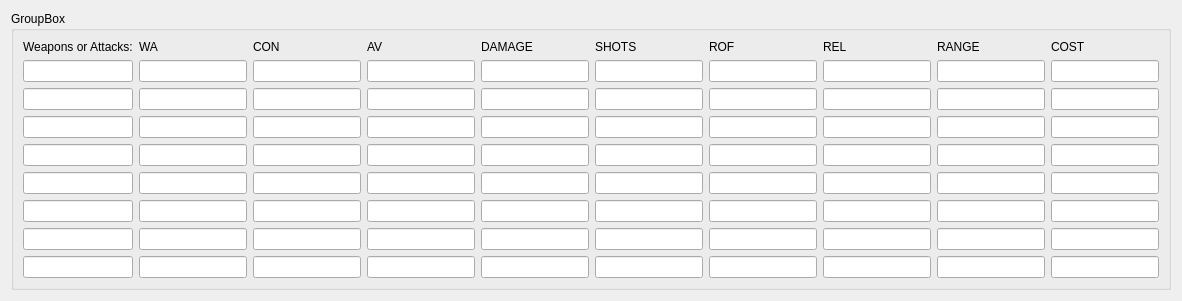
      <widget class="QWidget" name="tab_5">
       <attribute name="title">
        <string>Weapons / Attacks</string>
       </attribute>
       <layout class="QVBoxLayout" name="verticalLayout_6">
        <item>
         <widget class="QGroupBox" name="groupBox_6">
          <property name="title">
           <string>GroupBox</string>
          </property>
          <layout class="QGridLayout" name="gridLayout">
           <item row="1" column="1">
            <widget class="QLineEdit" name="lineEdit_118"/>
           </item>
           <item row="1" column="4">
            <widget class="QLineEdit" name="lineEdit_121"/>
           </item>
           <item row="4" column="8">
            <widget class="QLineEdit" name="lineEdit_98"/>
           </item>
           <item row="6" column="3">
            <widget class="QLineEdit" name="lineEdit_75"/>
           </item>
           <item row="6" column="1">
            <widget class="QLineEdit" name="lineEdit_58"/>
           </item>
           <item row="10" column="0">
            <widget class="QLineEdit" name="lineEdit_46"/>
           </item>
           <item row="0" column="0">
            <widget class="QLabel" name="label_20">
             <property name="maximumSize">
              <size>
               <width>16777215</width>
               <height>35</height>
              </size>
             </property>
             <property name="text">
              <string>Weapons or Attacks:</string>
             </property>
            </widget>
           </item>
           <item row="0" column="1">
            <widget class="QLabel" name="label_21">
             <property name="maximumSize">
              <size>
               <width>16777215</width>
               <height>35</height>
              </size>
             </property>
             <property name="text">
              <string>WA</string>
             </property>
            </widget>
           </item>
           <item row="0" column="4">
            <widget class="QLabel" name="label_44">
             <property name="maximumSize">
              <size>
               <width>16777215</width>
               <height>35</height>
              </size>
             </property>
             <property name="text">
              <string>DAMAGE</string>
             </property>
            </widget>
           </item>
           <item row="0" column="2">
            <widget class="QLabel" name="label_22">
             <property name="maximumSize">
              <size>
               <width>16777215</width>
               <height>35</height>
              </size>
             </property>
             <property name="text">
              <string>CON</string>
             </property>
            </widget>
           </item>
           <item row="10" column="5">
            <widget class="QLineEdit" name="lineEdit_51"/>
           </item>
           <item row="10" column="6">
            <widget class="QLineEdit" name="lineEdit_52"/>
           </item>
           <item row="6" column="8">
            <widget class="QLineEdit" name="lineEdit_80"/>
           </item>
           <item row="5" column="6">
            <widget class="QLineEdit" name="lineEdit_87"/>
           </item>
           <item row="5" column="0">
            <widget class="QLineEdit" name="lineEdit_68"/>
           </item>
           <item row="3" column="0">
            <widget class="QLineEdit" name="lineEdit_70"/>
           </item>
           <item row="4" column="0">
            <widget class="QLineEdit" name="lineEdit_69"/>
           </item>
           <item row="2" column="0">
            <widget class="QLineEdit" name="lineEdit_71"/>
           </item>
           <item row="6" column="9">
            <widget class="QLineEdit" name="lineEdit_81"/>
           </item>
           <item row="5" column="3">
            <widget class="QLineEdit" name="lineEdit_84"/>
           </item>
           <item row="5" column="1">
            <widget class="QLineEdit" name="lineEdit_82"/>
           </item>
           <item row="5" column="2">
            <widget class="QLineEdit" name="lineEdit_83"/>
           </item>
           <item row="5" column="5">
            <widget class="QLineEdit" name="lineEdit_86"/>
           </item>
           <item row="5" column="8">
            <widget class="QLineEdit" name="lineEdit_89"/>
           </item>
           <item row="5" column="4">
            <widget class="QLineEdit" name="lineEdit_85"/>
           </item>
           <item row="5" column="7">
            <widget class="QLineEdit" name="lineEdit_88"/>
           </item>
           <item row="4" column="1">
            <widget class="QLineEdit" name="lineEdit_91"/>
           </item>
           <item row="5" column="9">
            <widget class="QLineEdit" name="lineEdit_90"/>
           </item>
           <item row="4" column="5">
            <widget class="QLineEdit" name="lineEdit_95"/>
           </item>
           <item row="4" column="2">
            <widget class="QLineEdit" name="lineEdit_92"/>
           </item>
           <item row="4" column="4">
            <widget class="QLineEdit" name="lineEdit_94"/>
           </item>
           <item row="4" column="3">
            <widget class="QLineEdit" name="lineEdit_93"/>
           </item>
           <item row="4" column="6">
            <widget class="QLineEdit" name="lineEdit_96"/>
           </item>
           <item row="4" column="7">
            <widget class="QLineEdit" name="lineEdit_97"/>
           </item>
           <item row="4" column="9">
            <widget class="QLineEdit" name="lineEdit_99"/>
           </item>
           <item row="2" column="2">
            <widget class="QLineEdit" name="lineEdit_110"/>
           </item>
           <item row="3" column="6">
            <widget class="QLineEdit" name="lineEdit_105"/>
           </item>
           <item row="3" column="5">
            <widget class="QLineEdit" name="lineEdit_104"/>
           </item>
           <item row="3" column="4">
            <widget class="QLineEdit" name="lineEdit_103"/>
           </item>
           <item row="3" column="1">
            <widget class="QLineEdit" name="lineEdit_100"/>
           </item>
           <item row="3" column="2">
            <widget class="QLineEdit" name="lineEdit_101"/>
           </item>
           <item row="3" column="7">
            <widget class="QLineEdit" name="lineEdit_106"/>
           </item>
           <item row="3" column="3">
            <widget class="QLineEdit" name="lineEdit_102"/>
           </item>
           <item row="3" column="9">
            <widget class="QLineEdit" name="lineEdit_108"/>
           </item>
           <item row="3" column="8">
            <widget class="QLineEdit" name="lineEdit_107"/>
           </item>
           <item row="2" column="6">
            <widget class="QLineEdit" name="lineEdit_114"/>
           </item>
           <item row="2" column="3">
            <widget class="QLineEdit" name="lineEdit_111"/>
           </item>
           <item row="2" column="1">
            <widget class="QLineEdit" name="lineEdit_109"/>
           </item>
           <item row="2" column="5">
            <widget class="QLineEdit" name="lineEdit_113"/>
           </item>
           <item row="2" column="4">
            <widget class="QLineEdit" name="lineEdit_112"/>
           </item>
           <item row="2" column="9">
            <widget class="QLineEdit" name="lineEdit_117"/>
           </item>
           <item row="2" column="7">
            <widget class="QLineEdit" name="lineEdit_115"/>
           </item>
           <item row="1" column="6">
            <widget class="QLineEdit" name="lineEdit_123"/>
           </item>
           <item row="2" column="8">
            <widget class="QLineEdit" name="lineEdit_116"/>
           </item>
           <item row="1" column="3">
            <widget class="QLineEdit" name="lineEdit_119"/>
           </item>
           <item row="1" column="5">
            <widget class="QLineEdit" name="lineEdit_122"/>
           </item>
           <item row="1" column="2">
            <widget class="QLineEdit" name="lineEdit_120"/>
           </item>
           <item row="1" column="7">
            <widget class="QLineEdit" name="lineEdit_124"/>
           </item>
           <item row="1" column="9">
            <widget class="QLineEdit" name="lineEdit_126"/>
           </item>
           <item row="6" column="0">
            <widget class="QLineEdit" name="lineEdit_67"/>
           </item>
           <item row="1" column="0">
            <widget class="QLineEdit" name="lineEdit_72"/>
           </item>
           <item row="6" column="2">
            <widget class="QLineEdit" name="lineEdit_74"/>
           </item>
           <item row="6" column="5">
            <widget class="QLineEdit" name="lineEdit_77"/>
           </item>
           <item row="6" column="7">
            <widget class="QLineEdit" name="lineEdit_79"/>
           </item>
           <item row="1" column="8">
            <widget class="QLineEdit" name="lineEdit_125"/>
           </item>
           <item row="0" column="3">
            <widget class="QLabel" name="label_43">
             <property name="maximumSize">
              <size>
               <width>16777215</width>
               <height>35</height>
              </size>
             </property>
             <property name="text">
              <string>AV</string>
             </property>
            </widget>
           </item>
           <item row="0" column="5">
            <widget class="QLabel" name="label_45">
             <property name="maximumSize">
              <size>
               <width>16777215</width>
               <height>35</height>
              </size>
             </property>
             <property name="text">
              <string>SHOTS</string>
             </property>
            </widget>
           </item>
           <item row="0" column="6">
            <widget class="QLabel" name="label_46">
             <property name="maximumSize">
              <size>
               <width>16777215</width>
               <height>35</height>
              </size>
             </property>
             <property name="text">
              <string>ROF</string>
             </property>
            </widget>
           </item>
           <item row="0" column="7">
            <widget class="QLabel" name="label_47">
             <property name="maximumSize">
              <size>
               <width>16777215</width>
               <height>35</height>
              </size>
             </property>
             <property name="text">
              <string>REL</string>
             </property>
            </widget>
           </item>
           <item row="0" column="8">
            <widget class="QLabel" name="label_48">
             <property name="maximumSize">
              <size>
               <width>16777215</width>
               <height>35</height>
              </size>
             </property>
             <property name="text">
              <string>RANGE</string>
             </property>
            </widget>
           </item>
           <item row="10" column="1">
            <widget class="QLineEdit" name="lineEdit_47"/>
           </item>
           <item row="10" column="8">
            <widget class="QLineEdit" name="lineEdit_59"/>
           </item>
           <item row="10" column="9">
            <widget class="QLineEdit" name="lineEdit_55"/>
           </item>
           <item row="8" column="7">
            <widget class="QLineEdit" name="lineEdit_53"/>
           </item>
           <item row="8" column="9">
            <widget class="QLineEdit" name="lineEdit_56"/>
           </item>
           <item row="0" column="9">
            <widget class="QLabel" name="label_49">
             <property name="maximumSize">
              <size>
               <width>16777215</width>
               <height>35</height>
              </size>
             </property>
             <property name="text">
              <string>COST</string>
             </property>
            </widget>
           </item>
           <item row="8" column="5">
            <widget class="QLineEdit" name="lineEdit_61"/>
           </item>
           <item row="8" column="3">
            <widget class="QLineEdit" name="lineEdit_63"/>
           </item>
           <item row="8" column="2">
            <widget class="QLineEdit" name="lineEdit_64"/>
           </item>
           <item row="8" column="1">
            <widget class="QLineEdit" name="lineEdit_65"/>
           </item>
           <item row="6" column="4">
            <widget class="QLineEdit" name="lineEdit_76"/>
           </item>
           <item row="6" column="6">
            <widget class="QLineEdit" name="lineEdit_78"/>
           </item>
           <item row="8" column="0">
            <widget class="QLineEdit" name="lineEdit_66"/>
           </item>
           <item row="10" column="2">
            <widget class="QLineEdit" name="lineEdit_48"/>
           </item>
           <item row="10" column="4">
            <widget class="QLineEdit" name="lineEdit_50"/>
           </item>
           <item row="10" column="3">
            <widget class="QLineEdit" name="lineEdit_49"/>
           </item>
           <item row="8" column="8">
            <widget class="QLineEdit" name="lineEdit_57"/>
           </item>
           <item row="8" column="4">
            <widget class="QLineEdit" name="lineEdit_62"/>
           </item>
           <item row="10" column="7">
            <widget class="QLineEdit" name="lineEdit_54"/>
           </item>
           <item row="8" column="6">
            <widget class="QLineEdit" name="lineEdit_60"/>
           </item>
          </layout>
         </widget>
        </item>
       </layout>
      </widget>
